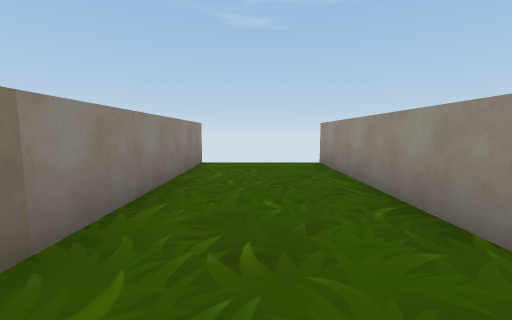
[1] (above)

21 first-person views from a walk through a scene from a Unity 3-D project. The camera is 1.5 m above the floor, tilts 6° down and sees 90° across. The floor is counted in squares, 2 m on a side. Each view is taken from the middle of a square. On the plan, view 1 faces up. The plan holds only what a view shows up to about 9 squares ahead; the rest is blank. The place goes on beyond the plan. The player is left out. Some surface patterns are stand-ins.

[2]
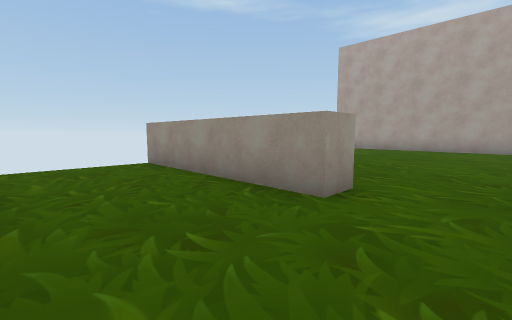

[3]
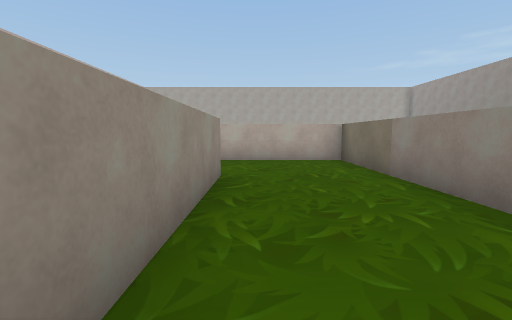

[4]
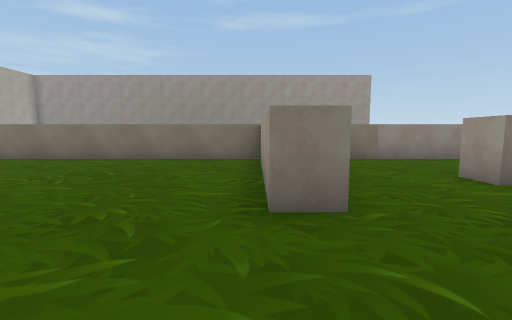

[5]
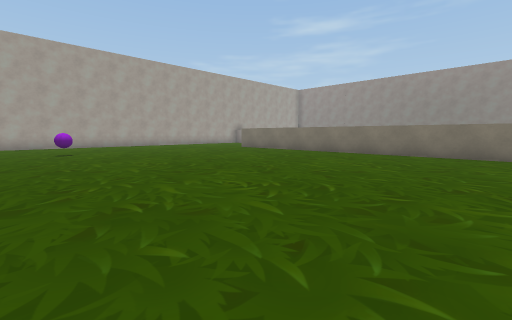

[6]
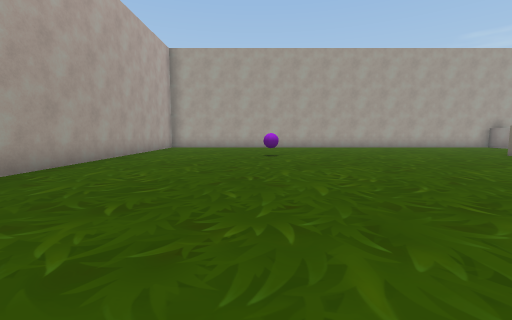

[7]
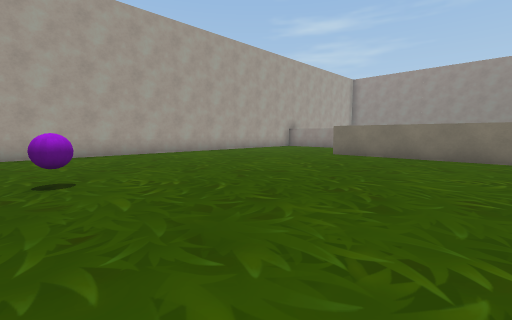

[8]
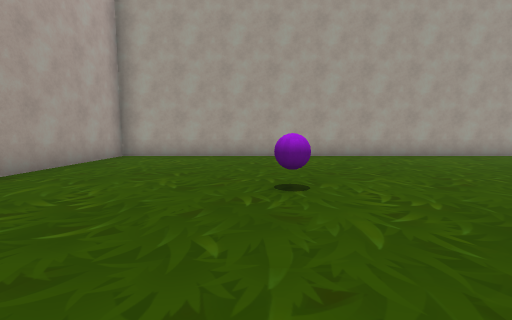

[9]
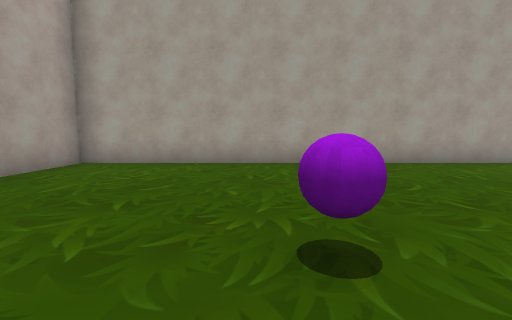

[10]
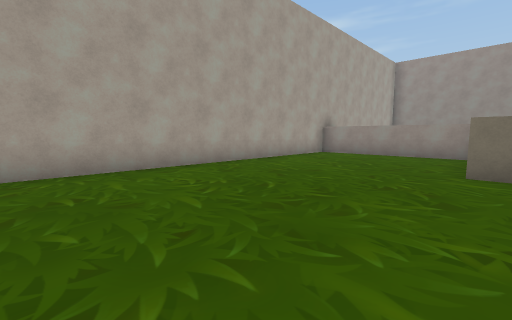

[11]
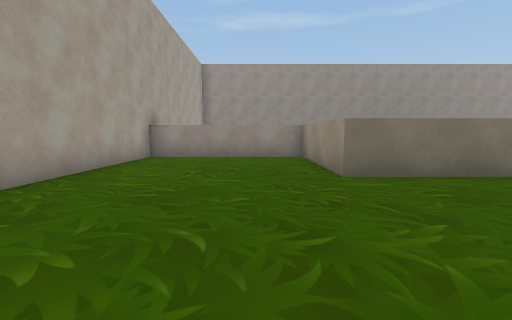

[12]
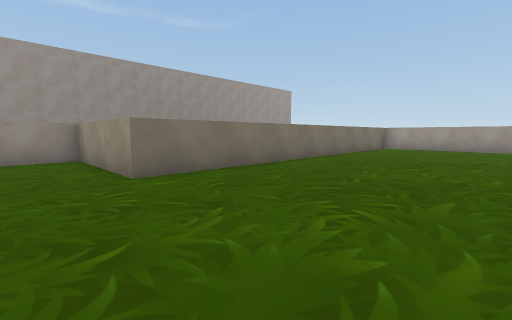

[13]
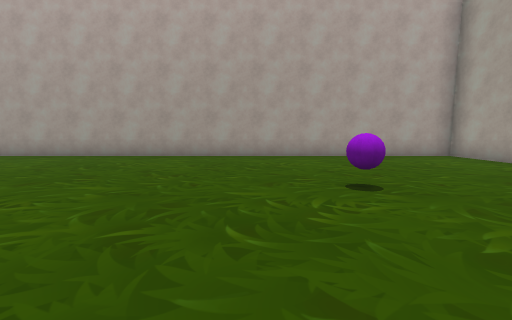

[14]
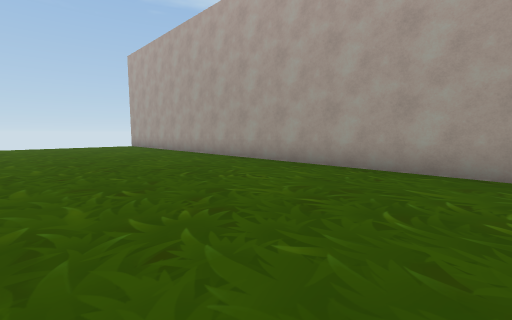

[15]
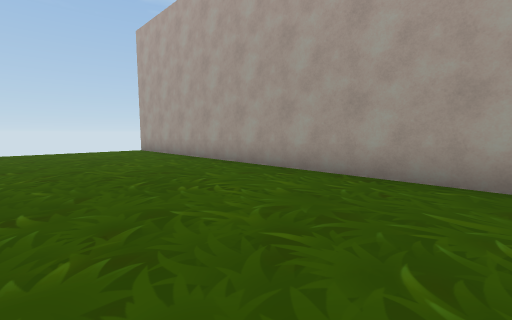

[16]
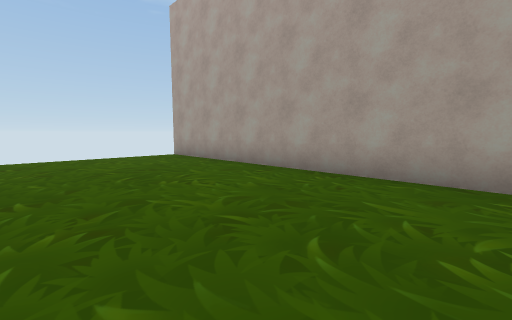

[17]
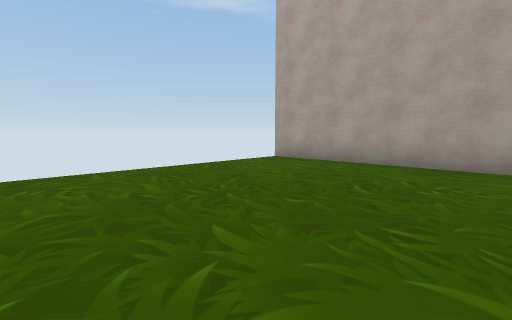

[18]
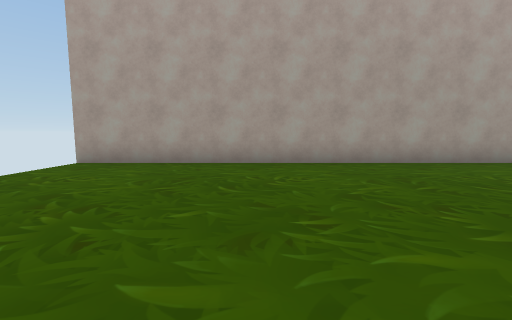

[19]
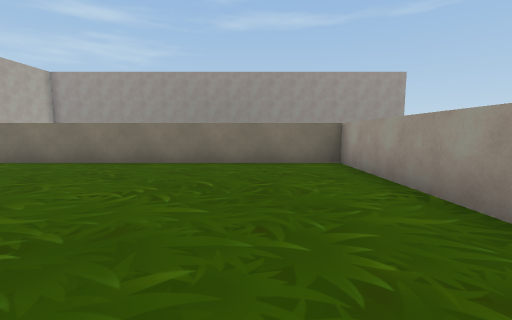

[20]
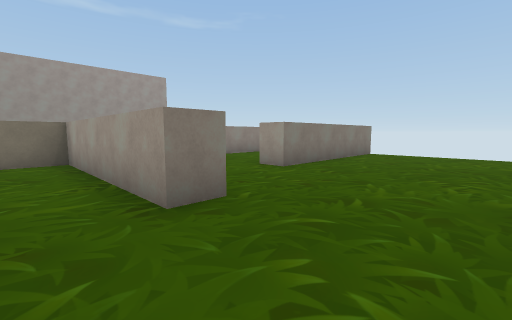

[21]
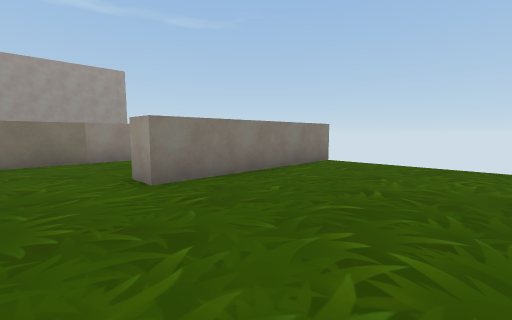

### Floor plan
Points are (right, up) in squares from view 1. A wall is a line through its corners. A room is listed if a view was taken in it or the views show most of it. See-through windows are left out.
Room 1 (views 1, 2, 3)
walls: (1.6, 1.5) (1.6, 6.5); (-1.4, 6.5) (-1.4, -1.1) (2, -1.1)
ways out: opening at (2, 0.5) to room 2
Room 2 (views 4, 5, 6, 7, 8, 9, 10, 11, 12, 13, 14, 15, 16, 17, 18, 19, 20, 21)
walls: (3.6, -1) (3.6, -1.9) (-1.4, -1.9) (-1.4, -13.5) (-5.1, -13.5) (-5.1, -18.4) (11.4, -18.4) (11.4, 6.5); (2.4, 6.5) (2.4, 1.5) (1.6, 1.5)
ways out: opening at (2, 0.5) to room 1
objects: purple ball (7, -14)

Positions as (right, up) in squares from view 1, and headings:
1: (0, 0), facing up
2: (-1, 0), facing up-right
3: (1, 6), facing down
4: (6, -2), facing left
5: (8, -3), facing down-left
6: (7, -5), facing down
7: (7, -9), facing down-left
8: (7, -10), facing down
9: (7, -12), facing down
10: (4, -13), facing down-left
11: (3, -15), facing left
12: (3, -15), facing up-left
13: (3, -12), facing right
14: (6, -9), facing up-right
15: (7, -5), facing up-right
16: (7, -2), facing up-right
17: (5, 1), facing up-right
18: (5, 2), facing right
19: (5, -4), facing left
20: (6, -3), facing up-left
21: (6, 0), facing up-left
